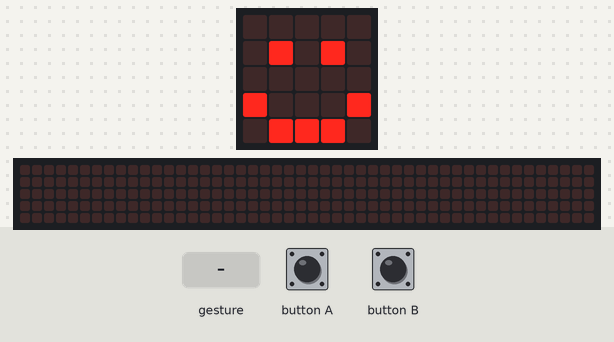
Recording of a program running on a simulated BBC micro:bit (MakeCode). On the bench: the board's 5×5 LED display, a strip that is not on the board, showing the scrolling text unrolled. The test bench sets the inputs (shaded band). Random numbers come from a fixed seed; a tilt is held for 1.5 s and a shake lasts 1 s, then the board lies face up again; the 48×5 strip is a reading aid, not a part: it shows the text the display is scrolling, unrolled, one strip-width of it at a time.

Above: at 1.8 s.
1.9 s: button A pressed for 0.15 s
At 2.12 s:
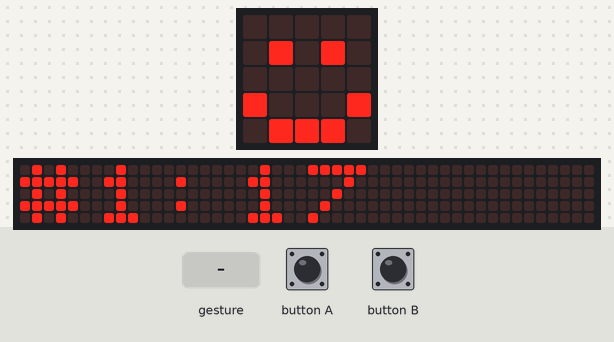
2.6 s: gesture 'shake'
5.6 s: button A pressed for 0.15 s
At 7.67 s:
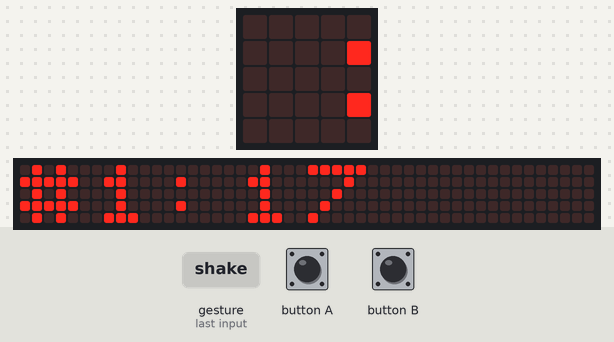
At 13.0 s:
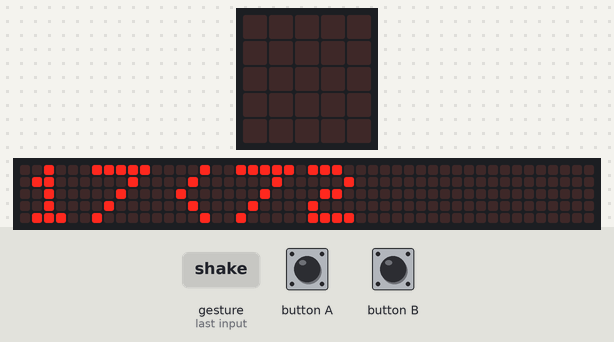

The program:

main.ts
```typescript
// (licence header left out)
// variables
let number1 = 0
let number2 = 0

// setup
basic.clearScreen()
basic.showIcon(IconNames.Happy)

number1 = randint(0, 99)
number2 = randint(0, 99)

// show number1
input.onButtonPressed(Button.A, function () {
    basic.showString('#1:' + number1)
})

// show number2
input.onButtonPressed(Button.B, function () {
    basic.showString('#2:' + number2)
})


// compare numbers
input.onGesture(Gesture.Shake, function () {
    if (number1 < number2) {
        basic.showString(number1 + "<" + number2)
    } else  {
        basic.showString(number1 + ">" + number2)
    }
    basic.clearScreen()
    basic.showIcon(IconNames.Happy)
})
```

Measured:
- after the input at 1.9 s, the display: changes after 0.15 s (image 1)
